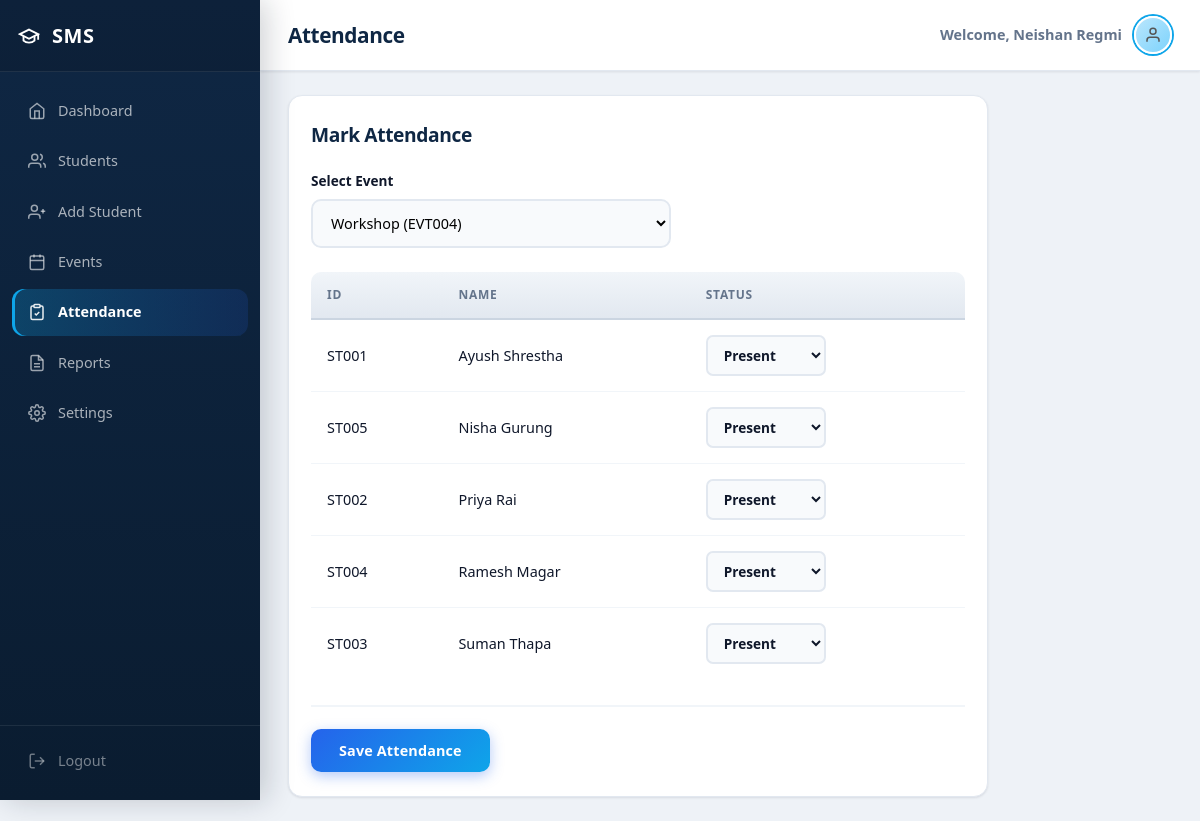
The app's page /attendance.php (signed in), older data.
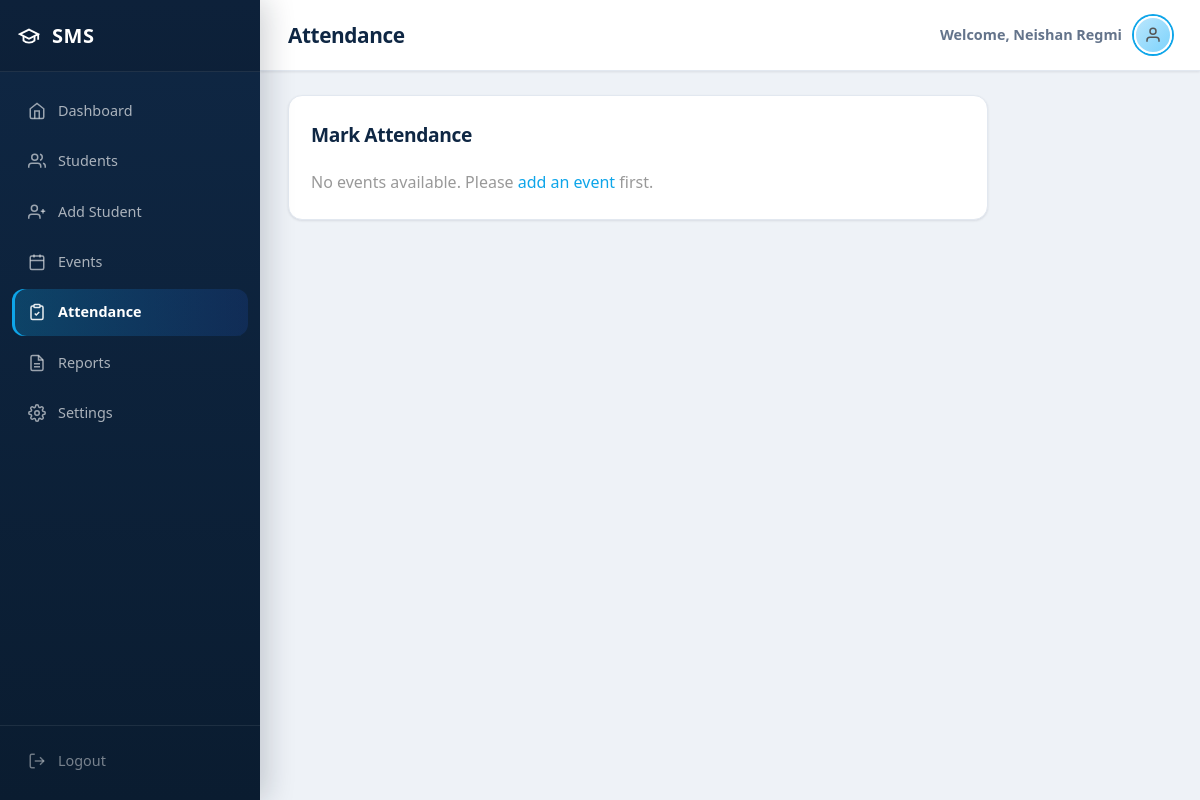
The same page, newer data.
### tables this page shows
CREATE TABLE IF NOT EXISTS students (
    id INT AUTO_INCREMENT PRIMARY KEY,
    student_id VARCHAR(20) NOT NULL UNIQUE,
    full_name VARCHAR(100) NOT NULL,
    email VARCHAR(100) NOT NULL,
    phone VARCHAR(20) DEFAULT NULL,
    address VARCHAR(255) DEFAULT NULL,
    program VARCHAR(50) NOT NULL,
    year VARCHAR(10) NOT NULL,
    status ENUM('Active', 'Inactive') DEFAULT 'Active',
    gender VARCHAR(20) DEFAULT NULL,
    date_of_birth DATE DEFAULT NULL,
    section VARCHAR(10) DEFAULT NULL,
    guardian_name VARCHAR(100) DEFAULT NULL,
    guardian_phone VARCHAR(20) DEFAULT NULL,
    notes TEXT DEFAULT NULL,
    created_at TIMESTAMP DEFAULT CURRENT_TIMESTAMP
);

### attendance.php (the view, shortened to what this page needs)
<?php
$db = getDB();
$events = $db->query("SELECT id, event_id, title FROM events ORDER BY event_date DESC")->fetchAll();
$students = $db->query("SELECT id, student_id, full_name FROM students WHERE status = 'Active' ORDER BY full_name")->fetchAll();
$selected_event = (int)($_GET['event_id'] ?? ($events[0]['id'] ?? 0));
$existing = [];
?>
<!DOCTYPE html>
<html lang="en">
<head>
  <link rel="stylesheet" href="assets/css/style.css?v=5">
</head>
<body>
  <div class="layout">
    <?php include 'includes/sidebar.php'; ?>
    <main class="main">
      <?php $page_title = 'Attendance'; include 'includes/header_bar.php'; ?>
      <div class="content">
        <div class="page-card" style="max-width:700px;">
          <h1>Mark Attendance</h1>
          <?php if (empty($events)): ?>
            <p style="color:#999;">No events available. Please <a href="add-event.php">add an event</a> first.</p>
          <?php elseif (empty($students)): ?>
            <p style="color:#999;">No active students. Please <a href="add-student.php">add students</a> first.</p>
          <?php else: ?>
          <form method="GET" class="select-event">
            <label>Select Event</label>
            <select name="event_id" onchange="this.form.submit()">
              <?php foreach ($events as $e): ?>
                <option value="<?= $e['id'] ?>" <?= $selected_event == $e['id'] ? 'selected' : '' ?>>
                  <?= htmlspecialchars($e['title']) ?> (<?= htmlspecialchars($e['event_id']) ?>)
                </option>
              <?php endforeach; ?>
            </select>
          </form>
          <form method="POST" action="">
            <div class="table-wrapper">
              <table class="stack-table">
                <thead>
                  <tr>
                    <th>ID</th>
                    <th>Name</th>
                    <th>Status</th>
                  </tr>
                </thead>
                <tbody>
                  <?php foreach ($students as $s): ?>
                  <tr>
                    <td data-label="ID"><?= htmlspecialchars($s['student_id']) ?></td>
                    <td data-label="Name"><?= htmlspecialchars($s['full_name']) ?></td>
                    <td data-label="Status">
                      <select name="status[<?= $s['id'] ?>]" class="status-select">
                        <option value="Present" <?= ($existing[$s['id']] ?? 'Present') === 'Present' ? 'selected' : '' ?>>Present</option>
                      </select>
                    </td>
                  </tr>
                  <?php endforeach; ?>
                </tbody>
              </table>
            </div>
            <div class="form-actions">
              <button type="submit" class="btn-primary btn-sm">Save Attendance</button>
            </div>
          </form>
          <?php endif; ?>
        </div>
      </div>
    </main>
  </div>
</body>
</html>

Row changes from the older to the newer data that the page shows:
removed students: student "ST001", full_name "Ayush Shrestha", id "Present"
removed students: student "ST005", full_name "Nisha Gurung", id "Present"
removed students: student "ST002", full_name "Priya Rai", id "Present"
removed students: student "ST004", full_name "Ramesh Magar", id "Present"
removed students: student "ST003", full_name "Suman Thapa", id "Present"
Text that changed along with them:
form field event_id: "Workshop (EVT004)" → (not shown)
text no longer shown: "Select Event ID NAME STATUS Save Attendance"
text now shown: "No events available. Please add an event first."
